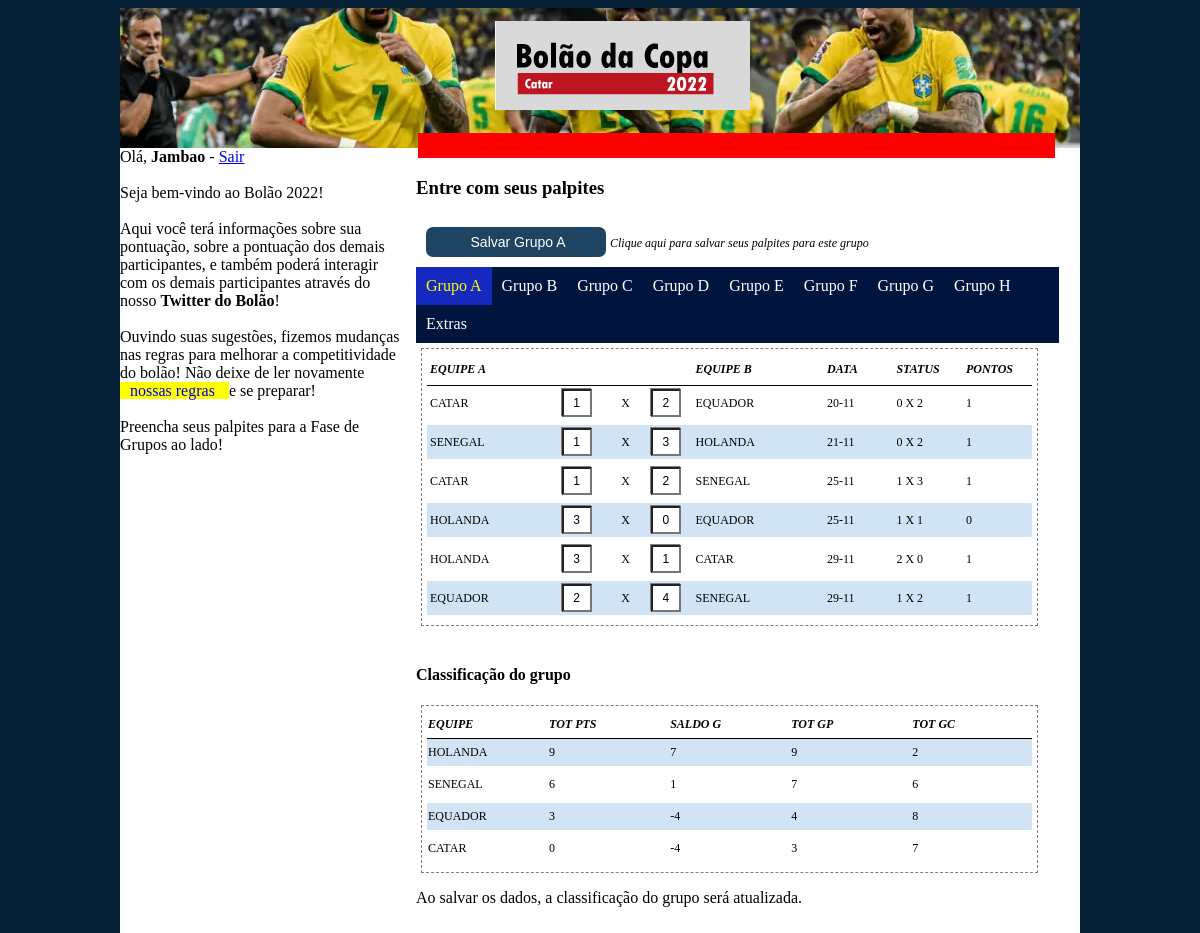
The page /codebase-antigo-thin/codebase-antigo/a-group.php (signed in) on the database its author committed.
### tables this page shows
CREATE TABLE IF NOT EXISTS `bets` (
  `USERID` int(11) DEFAULT NULL,
  `GAME_ID` int(11) DEFAULT NULL,
  `SCORE_A` int(11) DEFAULT NULL,
  `SCORE_B` int(11) DEFAULT NULL,
  `BET_POINTS` int(11) DEFAULT NULL,
  KEY `Index 1` (`USERID`)
);

CREATE TABLE IF NOT EXISTS `master` (
  `GAME_ID` int(11) DEFAULT NULL,
  `PHASE_ID` char(2) DEFAULT NULL,
  `TEAM_A` char(50) DEFAULT NULL,
  `TEAM_B` char(50) DEFAULT NULL,
  `SCORE_A` int(11) DEFAULT NULL,
  `SCORE_B` int(11) DEFAULT NULL,
  `GAME_DATE` date DEFAULT NULL,
  `GAME_STATUS` int(11) DEFAULT NULL
);

### codebase-antigo-thin/codebase-antigo/action/a-showbets.php (the view, shortened to what this page needs)
<?php
$dbservername = "localhost";
$dbusername = "root";
$dbpassword = "";
$dbname = "cup2018";
$conn = new mysqli($dbservername, $dbusername, $dbpassword, $dbname);
$sql = "SELECT MASTER.GAME_ID, MASTER.PHASE_ID, MASTER.GAME_DATE, MASTER.TEAM_A, MASTER.TEAM_B,
			BETS.SCORE_A, BETS.SCORE_B, MASTER.GAME_STATUS,
			IF(MASTER.GAME_STATUS = 1, CONCAT(MASTER.SCORE_A, ' X ', MASTER.SCORE_B) , ' N/A ') AS GAME_RESULT,
			BETS.BET_POINTS FROM MASTER, BETS  WHERE MASTER.GAME_ID = BETS.GAME_ID AND BETS.USERID = " . $_SESSION["userid"] . " AND MASTER.PHASE_ID = 'A' ORDER BY MASTER.PHASE_ID, MASTER.GAME_ID";
	echo "<table border=1 cellspacing='1' cellpadding='3'>";
	echo "<tr>";
	echo "<th class='o-col-352px'>EQUIPE A";
	echo "</th>";
	echo "<th class='o-col-44px'>&nbsp";
	echo "</th>";
	echo "<th class='o-col-44px'>&nbsp";
	echo "</th>";
	echo "<th class='o-col-44px'>&nbsp";
	echo "</th>";
	echo "<th class='o-col-352px'>EQUIPE B";
	echo "</th>";
	echo "<th class='o-col-132px'>DATA";
	echo "</th>";
	echo "<th class='o-col-132px'>STATUS";
	echo "</th>";
	echo "<th class='o-col-132px'>PONTOS";
	echo "</th>";
	echo "</tr>";
	echo "<tr>";
$result = $conn->query($sql);
if ($result->num_rows > 0) {
	 while($row = $result->fetch_array(MYSQLI_ASSOC)){
			echo "<tr>";
				echo "<td class='o-col-352px'>". utf8_encode($row["TEAM_A"]). "</td>";
				$fieldnameA = "txtJogo". utf8_encode($row["GAME_ID"]) . "PlacarA";
				$fieldnameB = "txtJogo". utf8_encode($row["GAME_ID"]) . "PlacarB";
				echo "<td class='o-col-44px'>". "<input type='text' maxlength=2 class= 'o-inputscore'  size=1 name='". $fieldnameA . "' value='".utf8_encode($row["SCORE_A"]) ."' />" .  "</td>";
				echo "<td class='o-col-44px'><center>". "X". "</center></td>";
				echo "<td class='o-col-44px'>". "<input type='text' class= 'o-inputscore' maxlength=2 size=1 name='". $fieldnameB . "' value='".utf8_encode($row["SCORE_B"]) ."' />" .  "</td>";
				echo "<td class='o-col-352px'>". utf8_encode($row["TEAM_B"]). "</td>";
				$formateddate = new DateTime($row["GAME_DATE"]);
				echo "<td class='o-col-132px'>". $formateddate->format('d-m') . "</td>";
				echo "<td class='o-col-132px'>". utf8_encode($row["GAME_RESULT"]). "</td>";
				echo "<td class='o-col-132px'>". utf8_encode($row["BET_POINTS"]). "</td>";
			echo "</tr>";
	 }
 }
else{
	echo "nothing...";
}
	echo "</table>";
?>

### codebase-antigo-thin/codebase-antigo/a-group.php (shortened to what this page needs)
<!DOCTYPE html>
<html>
<head>
	<link rel="stylesheet" type= "text/css" href="css/global.css" />
</head>
<body>
	<div id="layout-fundo">
		<div id="layout-cabecalho">
		</div>
		<div id="layout-sidebar">
			<div class="content-desktop">
				<?php echo  "Olá, <strong>". utf8_encode($_SESSION["userlogged"]). "</strong> - " ?>
				<a href="./action/logout.php"> Sair </a><br><br>
				Seja bem-vindo ao Bolão 2022! <br> <br>
				Aqui você terá informações sobre sua pontuação, sobre a pontuação dos demais participantes, e também poderá interagir com os demais participantes através do nosso <strong>Twitter do Bolão</strong>!<br>
				<br>
				Ouvindo suas sugestões, fizemos mudanças nas regras para melhorar a competitividade do bolão! Não deixe de ler novamente <span class="o-regras"> <a target="_blank" href="./img/regras-bolao-2022.pdf">nossas regras </a> </span> e se preparar!<br><br>
				Preencha seus palpites para a Fase de Grupos ao lado! <br><br>
			</div>
		</div>
		<div id= "layout-maincontent">
			<div id="layout-alert">
			</div>
			<div id="layout-content">
				<h3 id="palpites"> Entre com seus palpites </h3>
				<form id="formUpdateBets" name="formUpdateBets" class="l-form-login" action="./action/a-updatebets.php" method="POST">
					<input class="o-savebutton" type="submit" name="btnLogin" value="Salvar Grupo A" />
					<span class="o-small-text">Clique aqui para salvar seus palpites para este grupo</span>
					<ul>
						<li> <span class="o-fakelink">Grupo A </span></li>
						<li> <a href="./b-group.php">Grupo B</a></li>
						<li> <a href="./c-group.php">Grupo C</a></li>
						<li> <a href="./d-group.php">Grupo D</a></li>
						<li> <a href="./e-group.php">Grupo E</a></li>
						<li> <a href="./f-group.php">Grupo F</a></li>
						<li> <a href="./g-group.php">Grupo G</a></li>
						<li> <a href="./h-group.php">Grupo H</a></li>
						<li> <a href="./extras.php">Extras</a></li>
					</ul>
					<?php include "./action/a-showbets.php"; ?>
					<?php include "./action/a-showgrouporder.php"; ?>
				</form>
			</div>
		</div>
	</div>
</body>
</html>

### codebase-antigo-thin/codebase-antigo/action/a-showgrouporder.php (shortened to what this page needs)
<?php
$dbservername = "localhost";
$dbusername = "root";
$dbpassword = "";
$dbname = "cup2018";
$conn = new mysqli($dbservername, $dbusername, $dbpassword, $dbname);
	echo "<br>";
	echo "<h4>Classificação do grupo </h4>";
	$sql = "SELECT EQUIPE, SUM(PTS) AS TOT_PTS, SUM(GP) - SUM(GC) TOT_DIF, SUM(GP) AS TOT_GP, SUM(GC) AS TOT_GC FROM (SELECT TEAM_A AS EQUIPE, IF(BETS.SCORE_A>BETS.SCORE_B, 3, IF(BETS.SCORE_A<BETS.SCORE_B, 0, 1)) AS PTS, BETS.SCORE_A AS GP, BETS.SCORE_B AS GC FROM BETS, MASTER WHERE BETS.GAME_ID =  MASTER.GAME_ID AND BETS.USERID=" . $_SESSION["userid"] . " AND MASTER.PHASE_ID = 'A' UNION ALL SELECT TEAM_B AS EQUIPE, IF(BETS.SCORE_B>BETS.SCORE_A, 3, IF(BETS.SCORE_B<BETS.SCORE_A, 0, 1)) AS PTS, BETS.SCORE_B AS GP, BETS.SCORE_A AS GC
FROM BETS, MASTER WHERE BETS.GAME_ID =  MASTER.GAME_ID AND BETS.USERID=" . $_SESSION["userid"] . " AND MASTER.PHASE_ID = 'A') AS DADO GROUP BY DADO.EQUIPE ORDER BY 2 DESC, 3 DESC, 4 DESC, 1";
	echo "<table>";
	echo "<tr>";
		echo "<th>EQUIPE</th>";
		echo "<th>TOT PTS</th>";
		echo "<th>SALDO G</th>";
		echo "<th>TOT GP</th>";
		echo "<th>TOT GC</th>";
	echo "</tr>";
$result = $conn->query($sql);
if ($result->num_rows > 0) {
	 while($row = $result->fetch_array(MYSQLI_ASSOC)){
			echo "<tr>";
				echo "<td class='o-col-44px'>". utf8_encode($row["EQUIPE"]). "</td>";
				echo "<td class='o-col-44px'>". utf8_encode($row["TOT_PTS"]). "</td>";
				echo "<td class='o-col-44px'>". utf8_encode($row["TOT_DIF"]). "</td>";
				echo "<td class='o-col-44px'>". utf8_encode($row["TOT_GP"]). "</td>";
				echo "<td class='o-col-44px'>". utf8_encode($row["TOT_GC"]). "</td>";
			echo "</tr>";
	 }
 }
 else {
 	echo "nothing...";
 }
 echo "</table>";
 echo "<p> Ao salvar os dados, a classificação do grupo será atualizada.</p>"
?>

### codebase-antigo-thin/codebase-antigo/css/global.css (style rules this page uses)
#layout-fundo { border-style: none; border-width: 1px; border-color: blue; width: 960px; height: 100%; margin: auto; background-color: white; }
#layout-cabecalho { border-style: none; border-width: 1px; border-color: green; width: 100%; height: 140px; background-image: url("../img/header-full-960px.png"); background-repeat: no-repeat; }
#layout-sidebar { border-style: none; border-width: 1px; border-color: orange; background-color: white; width: 30%; height: 100%; float: left; }
#layout-maincontent { border-style: none; border-width: 1px; border-color: purple; width: 67%; height: 1600px; margin-top: 5px; margin-left: 8px; display: inline-block; }
#layout-alert { border-color: red; width: 99%; height: 25px; margin-left:2px; margin-top: -20px; background-color: red; color: white; text-align: center; }
.o-col-44px { width: 30px; }
.o-col-132px { width: 50px; }
.o-col-352px { width: 100px; }
.o-savebutton { font-size: 14px; width: 180px; height: 30px; margin-top: 10px; margin-bottom: 10px; margin-left: 10px; padding-left: 10px; background-color: #073051; border-style: none; border-radius: 7px 7px; color: white; opacity: 0.9; }
.o-inputscore { font-size: 12px; height: 22px; width: 22px; box-shadow: -1px -1px gray; text-align: center; color: black; }
ul { list-style-type: none; margin: 0; padding: 0; overflow: hidden; background-color: #00153e; }
li { float: left; }
li a { display: block; color: white; text-align: center; padding: 10px; text-decoration: none; }
.o-fakelink { display: block; color: yellow; background-color: #1529c1; text-align: center; padding: 10px; text-decoration: none; }
.o-regras { background-color: yellow; color: black; text-decoration: none; }
.o-regras a { padding: 10px; text-decoration: none; }
table { border-style: dashed; table-layout: fixed; border-width: 1px; border-spacing: 0; margin-top: 5px; margin-left: 5px; width: 96%; padding: 5px 5px 5px 5px; font-size: 12px; }
tr:nth-child(even) { background-color: #D0E4F5; }
tr:nth-child(odd) { background-color: white; }
th { border-style: solid; border-width: 1px; border-color: black; border-left: none; border-right: none; border-top: none; height: 25px; text-align: left; font-style: italic; font-weight: bold; }
td { border-style: solid; border-width: 5px; border-color: white; border-left: none; border-right: none; border-top: none; height: 25px; }
.o-small-text { font-size: 12px; font-style: italic; }
.content-desktop { display:block; }

### rows shown on the page
bets: GAME_ID.TEAM_A "CATAR", txtJogo1PlacarA "1", txtJogo1PlacarB "2", GAME_ID.TEAM_B "EQUADOR", GAME_ID.GAME_DATE "20-11", GAME_RESULT "0 X 2", BET_POINTS "1"
bets: GAME_ID.TEAM_A "SENEGAL", txtJogo2PlacarA "1", txtJogo2PlacarB "3", GAME_ID.TEAM_B "HOLANDA", GAME_ID.GAME_DATE "21-11", GAME_RESULT "0 X 2", BET_POINTS "1"
bets: GAME_ID.TEAM_A "CATAR", txtJogo3PlacarA "1", txtJogo3PlacarB "2", GAME_ID.TEAM_B "SENEGAL", GAME_ID.GAME_DATE "25-11", GAME_RESULT "1 X 3", BET_POINTS "1"
bets: GAME_ID.TEAM_A "HOLANDA", txtJogo4PlacarA "3", txtJogo4PlacarB "0", GAME_ID.TEAM_B "EQUADOR", GAME_ID.GAME_DATE "25-11", GAME_RESULT "1 X 1", BET_POINTS "0"
bets: GAME_ID.TEAM_A "HOLANDA", txtJogo5PlacarA "3", txtJogo5PlacarB "1", GAME_ID.TEAM_B "CATAR", GAME_ID.GAME_DATE "29-11", GAME_RESULT "2 X 0", BET_POINTS "1"
bets: GAME_ID.TEAM_A "EQUADOR", txtJogo6PlacarA "2", txtJogo6PlacarB "4", GAME_ID.TEAM_B "SENEGAL", GAME_ID.GAME_DATE "29-11", GAME_RESULT "1 X 2", BET_POINTS "1"

### other values the page prints
utf8_encode($_SESSION["userlogged"]) "Jambao"
utf8_encode($row["EQUIPE"]) "HOLANDA"
utf8_encode($row["TOT_PTS"]) "9"
utf8_encode($row["TOT_DIF"]) "7"
utf8_encode($row["TOT_GP"]) "9"
utf8_encode($row["TOT_GC"]) "2"
utf8_encode($row["EQUIPE"]) "SENEGAL"
utf8_encode($row["TOT_PTS"]) "6"
utf8_encode($row["TOT_DIF"]) "1"
utf8_encode($row["TOT_GP"]) "7"
utf8_encode($row["TOT_GC"]) "6"
utf8_encode($row["EQUIPE"]) "EQUADOR"
utf8_encode($row["TOT_PTS"]) "3"
utf8_encode($row["TOT_DIF"]) "-4"
utf8_encode($row["TOT_GP"]) "4"
